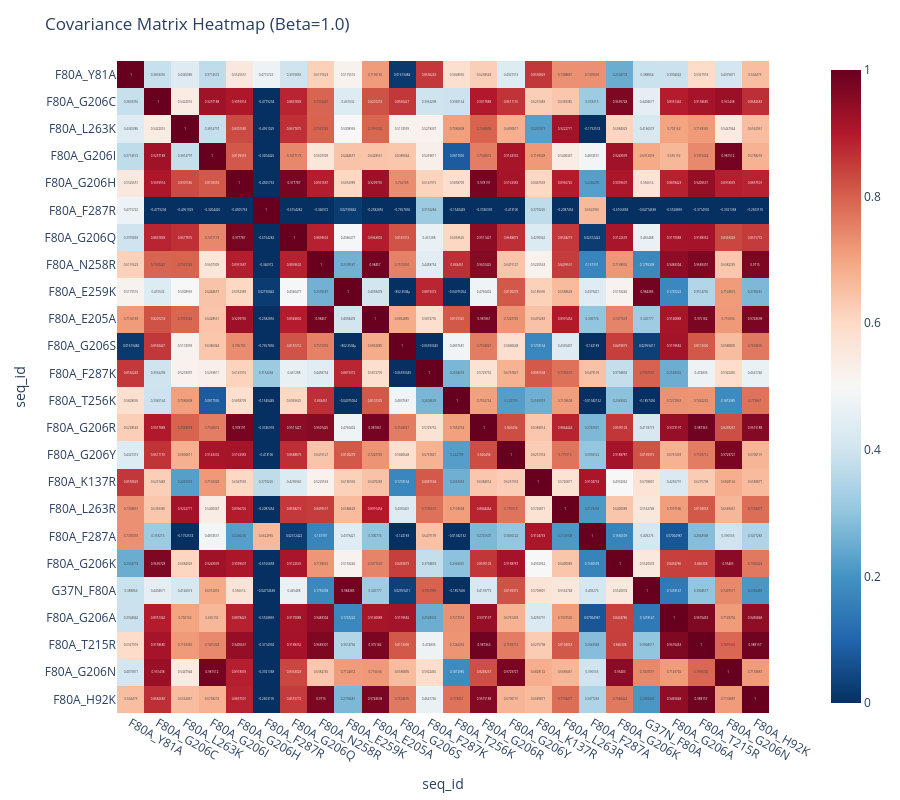

Here is the notebook cell this chart was saved with:
### Code cell
import plotly.express as px

# Calculate correlation matrix

corr_matrix = selection_df[model_columns].T.corr()

# Create interactive heatmap
fig = px.imshow(corr_matrix, text_auto=True, color_continuous_scale='RdBu_r', height=800, zmin=0, zmax=1)
fig.update_layout(title=f'Covariance Matrix Heatmap (Beta={BETA})')
fig.show()

### Figure 1 — Plotly figure (JSON) as saved in the notebook; plotly's stock layout.template omitted (floating-point values rounded to 4 significant figures; data arrays with more than 128 entries replaced by an {"elided": "..."} marker saying what was removed)
{"data": [{"coloraxis": "coloraxis", "hovertemplate": "seq_id: %{x}<br>seq_id: %{y}<br>color: %{z}<extra></extra>", "name": "0", "texttemplate": "%{z}", "type": "heatmap", "x": ["F80A_Y81A", "F80A_G206C", "F80A_L263K", "F80A_G206I", "F80A_G206H", "F80A_F287R", "F80A_G206Q", "F80A_N258R", "F80A_E259K", "F80A_E205A", "F80A_G206S", "F80A_F287K", "F80A_T256K", "F80A_G206R", "F80A_G206Y", "F80A_K137R", "F80A_L263R", "F80A_F287A", "F80A_G206K", "G37N_F80A", "F80A_G206A", "F80A_T215R", "F80A_G206N", "F80A_H92K"], "xaxis": "x", "y": ["F80A_Y81A", "F80A_G206C", "F80A_L263K", "F80A_G206I", "F80A_G206H", "F80A_F287R", "F80A_G206Q", "F80A_N258R", "F80A_E259K", "F80A_E205A", "F80A_G206S", "F80A_F287K", "F80A_T256K", "F80A_G206R", "F80A_G206Y", "F80A_K137R", "F80A_L263R", "F80A_F287A", "F80A_G206K", "G37N_F80A", "F80A_G206A", "F80A_T215R", "F80A_G206N", "F80A_H92K"], "yaxis": "y", "z": {"elided": "24x24 float values"}}], "layout": {"coloraxis": {"cmax": 1, "cmin": 0, "colorscale": [[0, "rgb(5,48,97)"], [0.1, "rgb(33,102,172)"], [0.2, "rgb(67,147,195)"], [0.3, "rgb(146,197,222)"], [0.4, "rgb(209,229,240)"], [0.5, "rgb(247,247,247)"], [0.6, "rgb(253,219,199)"], [0.7, "rgb(244,165,130)"], [0.8, "rgb(214,96,77)"], [0.9, "rgb(178,24,43)"], [1, "rgb(103,0,31)"]]}, "height": 800, "margin": {"t": 60}, "title": {"text": "Covariance Matrix Heatmap (Beta=1.0)"}, "xaxis": {"anchor": "y", "constrain": "domain", "domain": [0, 1], "scaleanchor": "y", "title": {"text": "seq_id"}}, "yaxis": {"anchor": "x", "autorange": "reversed", "constrain": "domain", "domain": [0, 1], "title": {"text": "seq_id"}}}}
